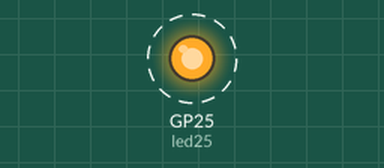
This program was run on a simulated Raspberry Pi Pico running MicroPython. On the bench: output pins drawn as LEDs (lit = HIGH). Dashed ring = blinking. What the program prints to the serial console is not drawn.

Above: at 0.05 s.
Timing chart, 0 to 3.0 s (numbered marks = the images above):
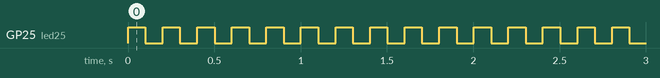

The program:

main.py
```python
#machine.freq()  # get the current frequency of the CPU

import machine
import time
from machine import Pin
#led_pin = machine.Pin(25, machine.Pin.OUT)
led25 = Pin("LED", Pin.OUT)
while True:
    print(machine.freq(),"MHz")
    led25.value(1)
    #led_pin.value(1)
    time.sleep_ms(100)
    led25.value(0)
    #led_pin.value(0)
    time.sleep_ms(100)
```

Measured:
- by itself, GP25 (led25): alternates HIGH for 0.10 s and LOW for 0.10 s
